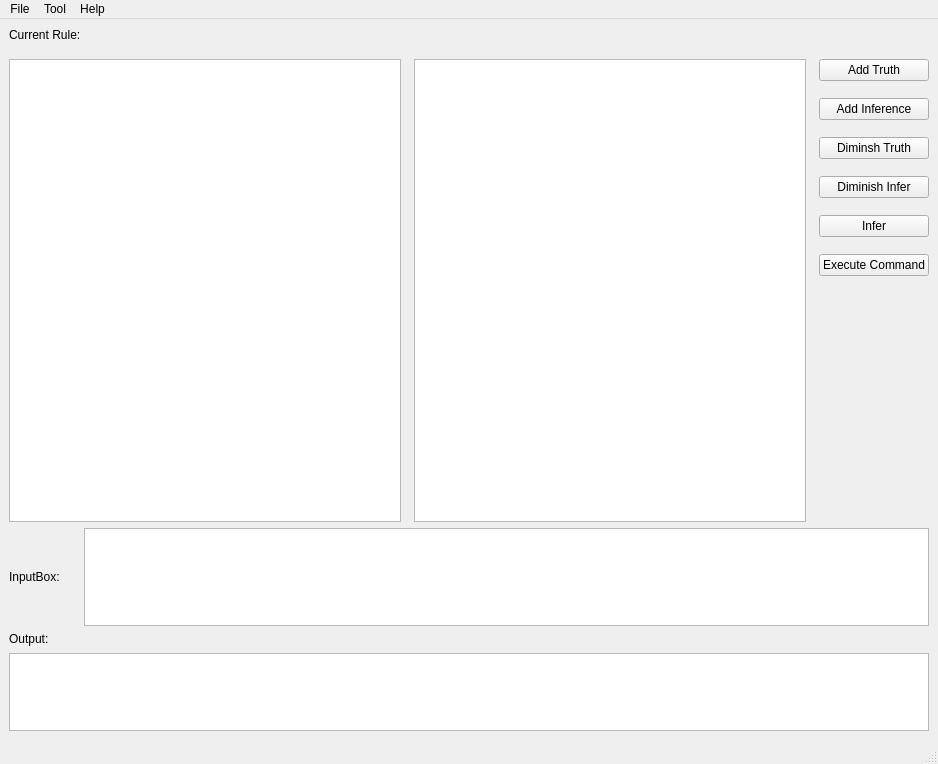
<?xml version="1.0" encoding="UTF-8"?>
<ui version="4.0">
 <class>MainWindow</class>
 <widget class="QMainWindow" name="MainWindow">
  <property name="geometry">
   <rect>
    <x>0</x>
    <y>0</y>
    <width>938</width>
    <height>764</height>
   </rect>
  </property>
  <property name="contextMenuPolicy">
   <enum>Qt::ActionsContextMenu</enum>
  </property>
  <property name="windowTitle">
   <string>Inference System</string>
  </property>
  <widget class="QWidget" name="centralwidget">
   <layout class="QVBoxLayout" name="verticalLayout_2" stretch="5,1,1">
    <property name="sizeConstraint">
     <enum>QLayout::SetDefaultConstraint</enum>
    </property>
    <property name="bottomMargin">
     <number>11</number>
    </property>
    <item>
     <layout class="QGridLayout" name="gridLayout">
      <property name="sizeConstraint">
       <enum>QLayout::SetDefaultConstraint</enum>
      </property>
      <property name="leftMargin">
       <number>0</number>
      </property>
      <property name="horizontalSpacing">
       <number>13</number>
      </property>
      <property name="verticalSpacing">
       <number>17</number>
      </property>
      <item row="2" column="2">
       <widget class="QPushButton" name="add_2">
        <property name="text">
         <string>Add Inference</string>
        </property>
       </widget>
      </item>
      <item row="6" column="2">
       <widget class="QPushButton" name="calculate">
        <property name="text">
         <string>Execute Command</string>
        </property>
       </widget>
      </item>
      <item row="1" column="2">
       <widget class="QPushButton" name="add">
        <property name="text">
         <string>Add Truth</string>
        </property>
       </widget>
      </item>
      <item row="3" column="2">
       <widget class="QPushButton" name="diminish">
        <property name="text">
         <string>Diminsh Truth</string>
        </property>
       </widget>
      </item>
      <item row="1" column="0" rowspan="7">
       <widget class="QListView" name="Input_1">
        <property name="editTriggers">
         <set>QAbstractItemView::NoEditTriggers</set>
        </property>
       </widget>
      </item>
      <item row="4" column="2">
       <widget class="QPushButton" name="diminish_2">
        <property name="text">
         <string>Diminish Infer</string>
        </property>
       </widget>
      </item>
      <item row="0" column="0">
       <widget class="QLabel" name="label_3">
        <property name="text">
         <string>Current Rule:</string>
        </property>
       </widget>
      </item>
      <item row="1" column="1" rowspan="7">
       <widget class="QListView" name="Input_2">
        <property name="editTriggers">
         <set>QAbstractItemView::NoEditTriggers</set>
        </property>
       </widget>
      </item>
      <item row="7" column="2">
       <spacer name="verticalSpacer">
        <property name="orientation">
         <enum>Qt::Vertical</enum>
        </property>
        <property name="sizeType">
         <enum>QSizePolicy::Expanding</enum>
        </property>
        <property name="sizeHint" stdset="0">
         <size>
          <width>20</width>
          <height>55</height>
         </size>
        </property>
       </spacer>
      </item>
      <item row="5" column="2">
       <widget class="QPushButton" name="Infer">
        <property name="text">
         <string>Infer</string>
        </property>
       </widget>
      </item>
     </layout>
    </item>
    <item>
     <layout class="QGridLayout" name="gridLayout_2">
      <property name="sizeConstraint">
       <enum>QLayout::SetNoConstraint</enum>
      </property>
      <property name="horizontalSpacing">
       <number>24</number>
      </property>
      <property name="verticalSpacing">
       <number>3</number>
      </property>
      <item row="0" column="1" rowspan="2">
       <widget class="QTextEdit" name="textEdit">
        <property name="font">
         <font>
          <family>Times New Roman</family>
          <pointsize>28</pointsize>
         </font>
        </property>
       </widget>
      </item>
      <item row="0" column="0" rowspan="2">
       <widget class="QLabel" name="label">
        <property name="text">
         <string>InputBox:</string>
        </property>
       </widget>
      </item>
     </layout>
    </item>
    <item>
     <layout class="QVBoxLayout" name="verticalLayout">
      <property name="spacing">
       <number>7</number>
      </property>
      <property name="sizeConstraint">
       <enum>QLayout::SetMinimumSize</enum>
      </property>
      <item>
       <widget class="QLabel" name="label_2">
        <property name="text">
         <string>Output:</string>
        </property>
       </widget>
      </item>
      <item>
       <widget class="QListView" name="output">
        <property name="editTriggers">
         <set>QAbstractItemView::NoEditTriggers</set>
        </property>
       </widget>
      </item>
     </layout>
    </item>
   </layout>
  </widget>
  <widget class="QMenuBar" name="menubar">
   <property name="geometry">
    <rect>
     <x>0</x>
     <y>0</y>
     <width>938</width>
     <height>25</height>
    </rect>
   </property>
   <widget class="QMenu" name="menuFile">
    <property name="title">
     <string>File</string>
    </property>
    <widget class="QMenu" name="menuOpen">
     <property name="title">
      <string>Open</string>
     </property>
     <addaction name="actionFrom_DataBase"/>
     <addaction name="actionFrom_File"/>
    </widget>
    <widget class="QMenu" name="menuSave_As">
     <property name="title">
      <string>Save As...</string>
     </property>
     <addaction name="actionAs_File"/>
     <addaction name="actionAs_File_2"/>
    </widget>
    <addaction name="actionLink_MySql"/>
    <addaction name="menuOpen"/>
    <addaction name="menuSave_As"/>
   </widget>
   <widget class="QMenu" name="menuHelp">
    <property name="title">
     <string>Help</string>
    </property>
    <addaction name="actionAbout_Inference_System"/>
   </widget>
   <widget class="QMenu" name="menuTool">
    <property name="title">
     <string>Tool</string>
    </property>
    <widget class="QMenu" name="menuSelect_Language">
     <property name="title">
      <string>Select Language</string>
     </property>
     <addaction name="separator"/>
     <addaction name="actionEnglish_US"/>
     <addaction name="actionChinese"/>
    </widget>
    <addaction name="menuSelect_Language"/>
   </widget>
   <addaction name="menuFile"/>
   <addaction name="menuTool"/>
   <addaction name="menuHelp"/>
  </widget>
  <widget class="QStatusBar" name="statusbar"/>
  <action name="actionFrom_DataBase">
   <property name="text">
    <string>From DataBase</string>
   </property>
  </action>
  <action name="actionFrom_File">
   <property name="text">
    <string>From File</string>
   </property>
  </action>
  <action name="actionAs_File">
   <property name="text">
    <string>As DataBase</string>
   </property>
  </action>
  <action name="actionAs_File_2">
   <property name="text">
    <string>As File</string>
   </property>
  </action>
  <action name="actionAbout_Inference_System">
   <property name="text">
    <string>About Inference System</string>
   </property>
  </action>
  <action name="actionEnglish_US">
   <property name="text">
    <string>English(US)</string>
   </property>
  </action>
  <action name="actionChinese">
   <property name="text">
    <string>Chinese(CN)</string>
   </property>
  </action>
  <action name="actionLink_MySql">
   <property name="text">
    <string>Link MySql</string>
   </property>
  </action>
 </widget>
 <resources/>
 <connections/>
</ui>
